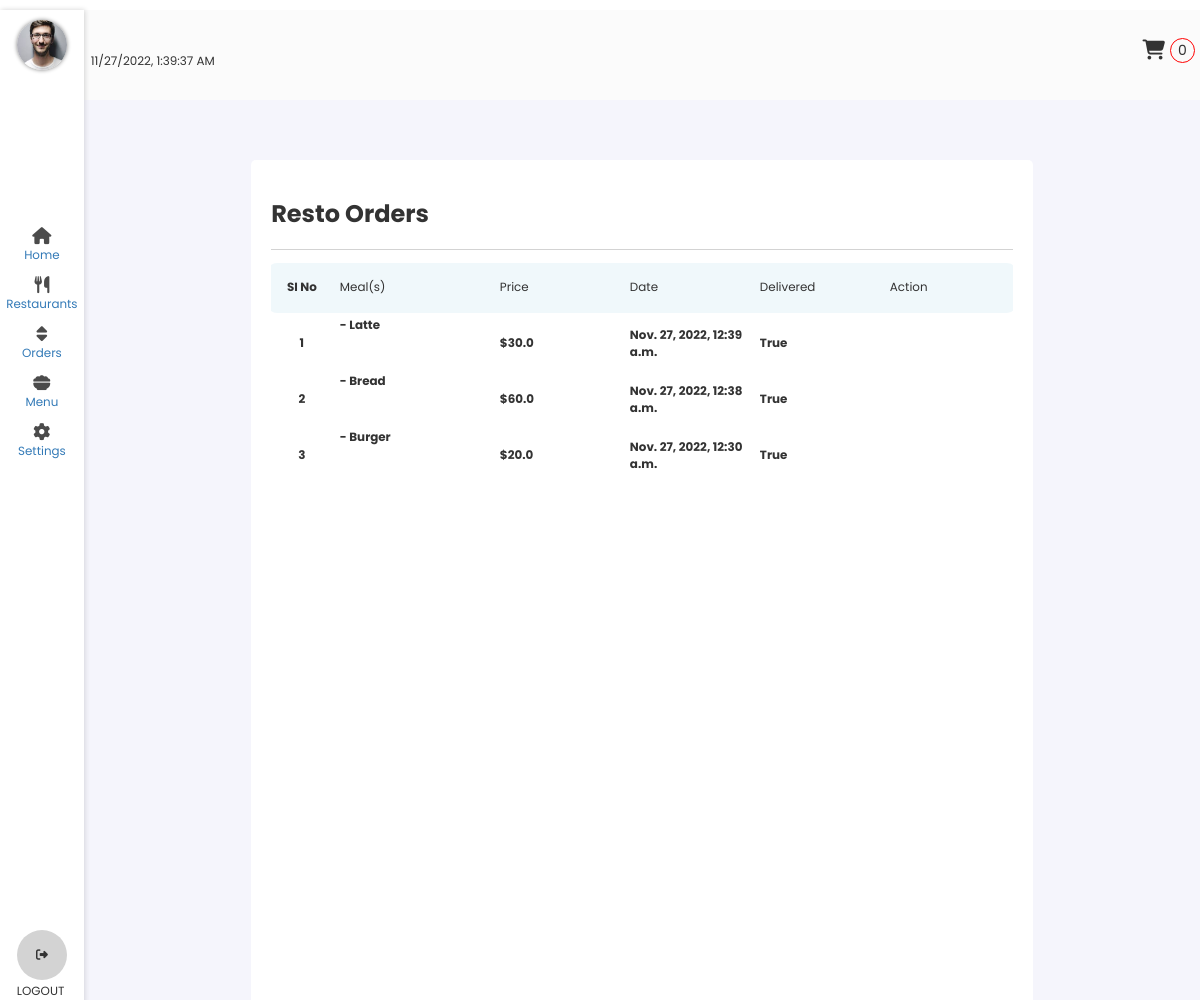
Screenshot of /orders/ (signed in) with the database file from the repository.
### website/models.py (models this page shows, shortened)
class Order(TimeBaseModel):
    user    = models.ForeignKey(User, on_delete=models.CASCADE)
    meal    = models.ManyToManyField(Meal, blank=True)
    in_cart = models.BooleanField(default=True)
    delivered  = models.BooleanField(default=False)
    class Meta:
        verbose_name_plural = "Order"
        ordering = ["-id"]
    @property
    def get_total_price(self):
        total = 0
        for meal in self.meal.all():
            total += meal.price
        return total

class Meal(TimeBaseModel):
    MEAL_CHOICE = [
        ("Shawarma", "Shawarma"),
        ("Burgers", "Burgers"),
        ("Charcoal Grilled Chicken", "Charcoal Grilled Chicken"),
        ("Rice", "Rice"),
        ("Salads", "Salads"),
        ("Sandwich", "Sandwich"),
        ("Roasted Chicken", "Roasted Chicken"),
        ("Fried Chicken", "Fried Chicken"),
        ("Drinks", "Drinks"),
        ("Smoothies", "Smoothies"),
        ("Local Dish", "Local Dish")
    ]
    name = models.CharField(max_length=255)
    image = models.ImageField()
    price = models.FloatField(default=0.00)
    description = models.TextField()
    rating = models.IntegerField(default=80)
    category = models.CharField(choices=MEAL_CHOICE, max_length=100)

### website/views.py (the view)
# urls.py: path("orders/", views.orders_view, name="orders"),
@login_required
def orders_view(request):
    cart = get_cart(request)
    orders = Order.objects.filter(user=request.user, in_cart=False)
    context ={
        "orders":orders,
        "cart":cart
    }
    return render(request, "orders.html", context)

### website/views.py (called while the page is built)
def get_cart(request):
    try:
        cart = Order.objects.get(user=request.user, in_cart=True)
    except:
        cart = []
    return cart

### templates/orders.html (shortened to what this page needs)
{% extends 'base.html' %}
{% load static %}
{% block styles %}
<link rel="stylesheet" href="{% static 'assets/styles/main.css' %}">
<link rel="stylesheet" href="{% static 'assets/styles/orders.css' %}">
<link rel="stylesheet" href="{% static 'assets/styles/menu.css' %}">
<link rel="stylesheet" href="https://cdnjs.cloudflare.com/ajax/libs/font-awesome/6.2.0/css/all.min.css"
 />
<link rel="stylesheet" href="https://maxcdn.bootstrapcdn.com/bootstrap/3.4.1/css/bootstrap.min.css">
<link rel="stylesheet" href="https://cdn.jsdelivr.net/npm/bootstrap-icons@1.9.1/font/bootstrap-icons.css">
{% endblock %}
{% block content %}
<section class="mainBody">
    <div class="header">
        <div class="flex">
            <aside class="username_date">
                <small class="todayDate">March, 23, 12:14 PM</small>
            </aside>
        </div>
        <div style="display: flex;align-items: center;margin-right: 5px;">
            {% include 'cartcomponent.html' %}
        </div>
    </div>
    <div class="menu mainPage">
        <div class="ordersContainer">
            <div class="ordersInner">
                <section class="ordersHead">
                    <h3><strong>Resto Orders</strong></h3>
                </section>
                <section class="ordersBody">
                    <div class="titles">
                        <small class="si">SI No</small>
                        <small class="titleHead meal">Meal(s)</small>
                        <small class="titleHead">Price</small>
                        <small class="titleHead">Date</small>
                        <small class="titleHead">Delivered</small>
                        <small class="titleHead">Action</small>
                    </div>
                    {% for object in orders %}
                    <div class="orderItem">
                        <small class="si">{{forloop.counter}}</small>
                        <small class="order meal">
                            <ul class="scroll-meal">
                                {% for meal in object.meal.all %}
                                    <li>
                                        <strong>- {{meal.name}}</strong>
                                    </li>
                                {% endfor %}
                            </ul>
                        </small>
                        <small class="order">${{object.get_total_price}}</small>
                        <small class="order">{{object.created_at}}</small>
                        <small class="order">
                            {% if object.delivered == False %}
                                False
                            {% else %}
                                True
                            {% endif %}
                        </small>
                        <small class="order">
                        </small>
                    </div>
                    {% endfor %}
                </section>
            </div>
        </div>
    </div>
</section>
{% endblock %}

### static/assets/styles/main.css (style rules this page uses)
:root { --primary-color: #0275d8; --light-primary: #0274d82a; --x-light-primary: #0274d80e; }
body { width: 100%; height: 100vh; background-color: ghostwhite; }
* { margin: 0; padding: 0; list-style-type: none; box-sizing: border-box; font-family: 'Poppins', sans-serif; }
h1, h2, h3, h4, h5, h6 { margin: 0; padding: 0; }
.flex { display: flex; align-items: center; }
.mainBody { width: 100%; overflow: hidden; overflow-y: auto; }
.header { height: 80px; display: flex; justify-content: space-between; align-items: center; margin-bottom: 1rem; }
.header .username_date { padding: 0 0 0 0.7rem; }
.mainPage { display: flex; justify-content: space-evenly; height: fit-content; overflow: hidden; overflow-y: auto; }

### static/assets/styles/orders.css (style rules this page uses)
.ordersContainer { width: 100%; background: #ddddff38; padding-top: 1rem; display: flex; justify-content: center; align-items: center; }
.ordersContainer .ordersInner { width: 70%; height: 90%; border-radius: 5px; background: white; padding: 2rem; }
.ordersContainer .ordersHead * { margin: 0; }
.ordersInner .ordersHead { display: flex; align-items: center; justify-content: space-between; }
.ordersContainer .ordersHead { height: 70px; border-bottom: 1px solid lightgray; }
.ordersContainer .ordersBody { display: flex; flex-direction: column; align-items: flex-start; margin: 1rem auto 0 auto; align-items: center; height: 90%; overflow: hidden; overflow-y: auto; overflow-x: auto; }
.ordersBody .titles, .ordersBody .orderItem { display: flex; margin: 0.3rem 0 0.3rem 0; height: 50px; width: fit-content; border-radius: 10px; overflow: hidden; }
.ordersBody .titles { background-color: rgba(173, 216, 230, 0.185); }
.ordersBody .meal { display: flex; align-items: center; margin: 0; width: 160px !important; }
.ordersBody .si { width: 70px !important; margin: 0; display: flex; align-items: center; justify-content: center; font-weight: bold; padding: 0.3rem; }
.ordersBody .titleHead, .ordersBody .order { width: 130px; margin: 0; display: flex; align-items: center; padding: 0.3rem; }
.ordersBody .order { font-weight: bold; }

### static/assets/styles/menu.css (style rules this page uses)
.mainPage { display: flex; justify-content: space-evenly; height: 100%; }

### templates/orders.html (style rules this page uses)
.scroll-meal { display:grid; grid-template-columns: repeat(1,1fr); overflow: hidden; overflow-y: auto; height: 100%; }
.scroll-meal li { margin: 0; }

### rows the page displays
Order: get_total_price "30.0", created_at "Nov. 27, 2022, 12:39 a.m.", delivered "True"
Meal: name "Latte"
Order: get_total_price "60.0", created_at "Nov. 27, 2022, 12:38 a.m.", delivered "True"
Meal: name "Bread"
Order: get_total_price "20.0", created_at "Nov. 27, 2022, 12:30 a.m.", delivered "True"
Meal: name "Burger"
